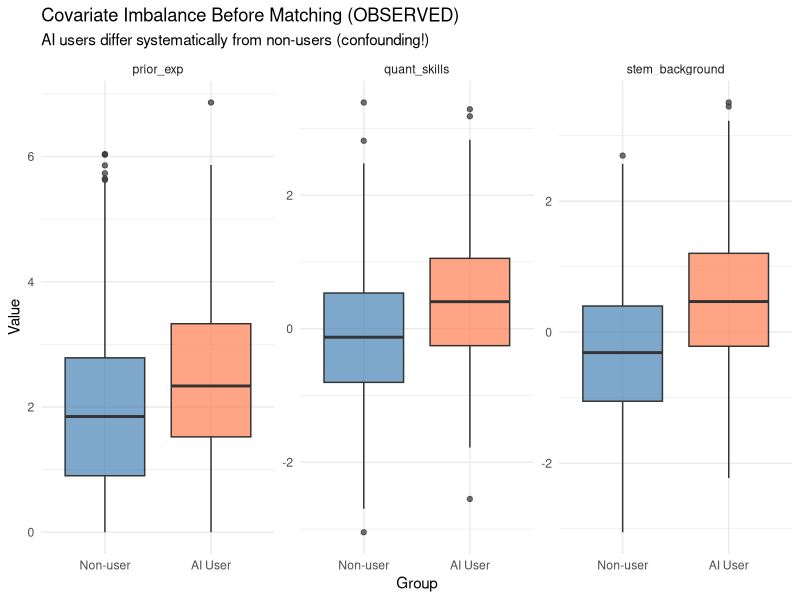
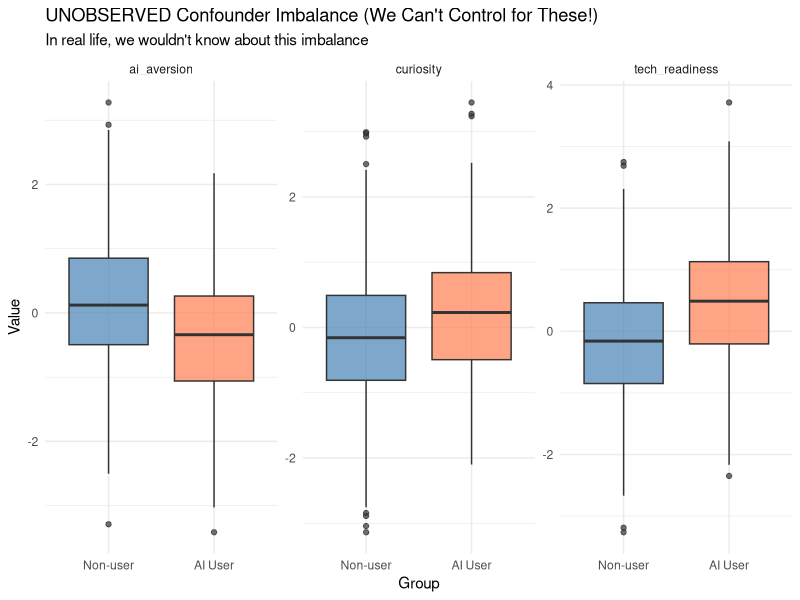
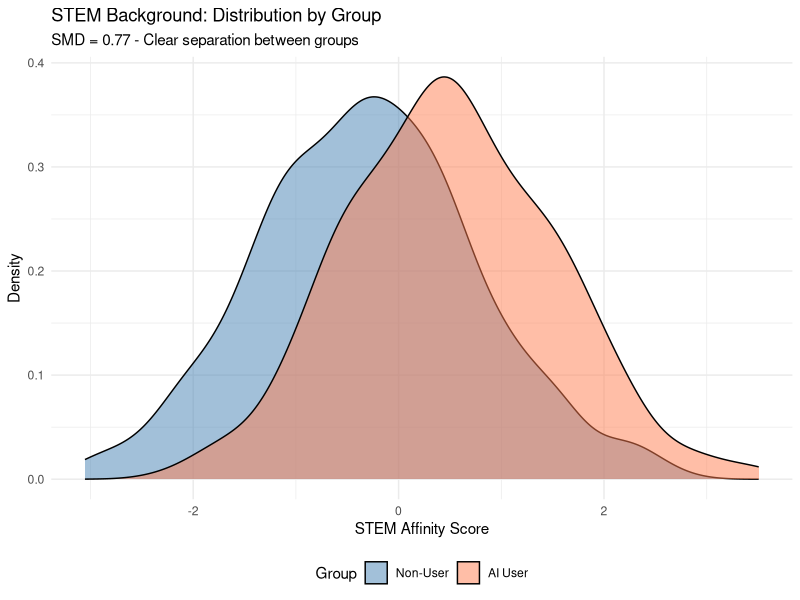
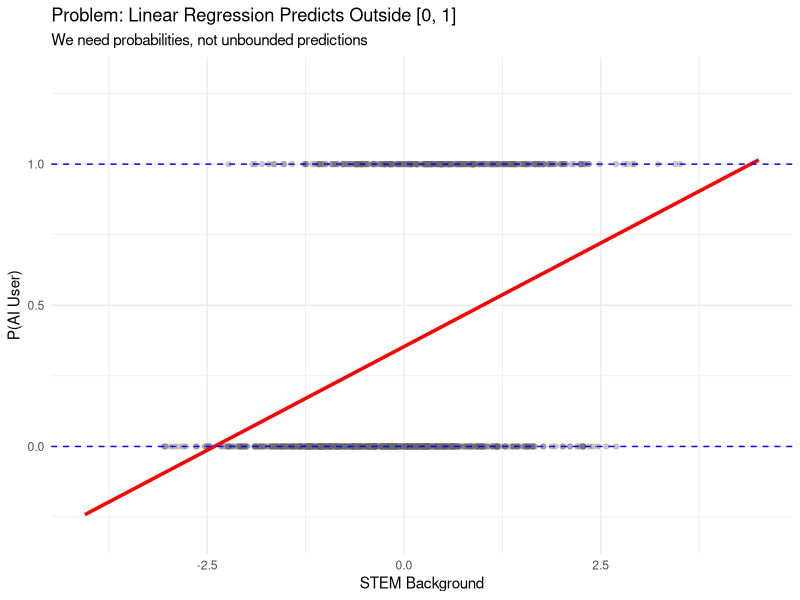
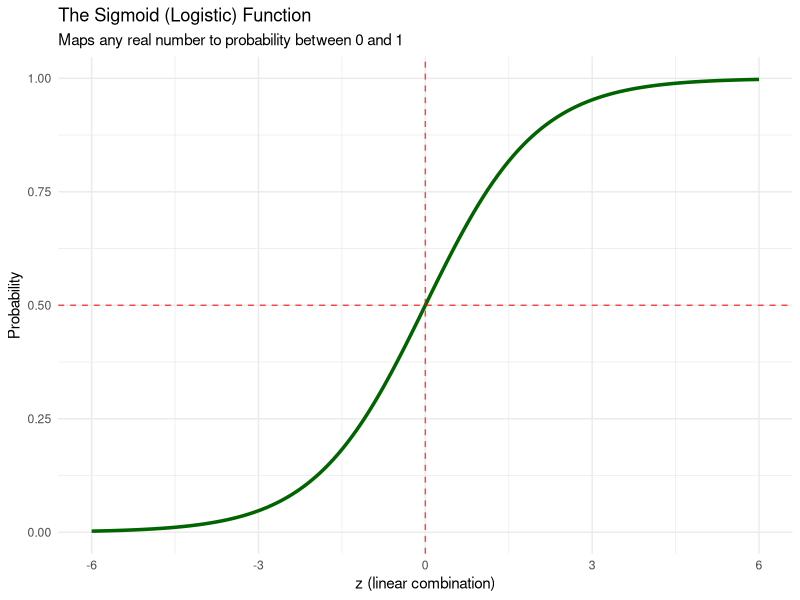
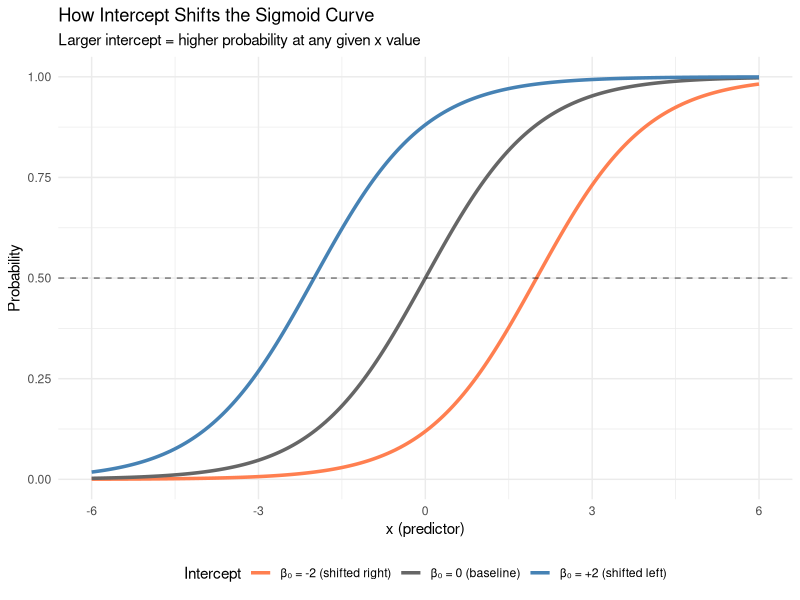
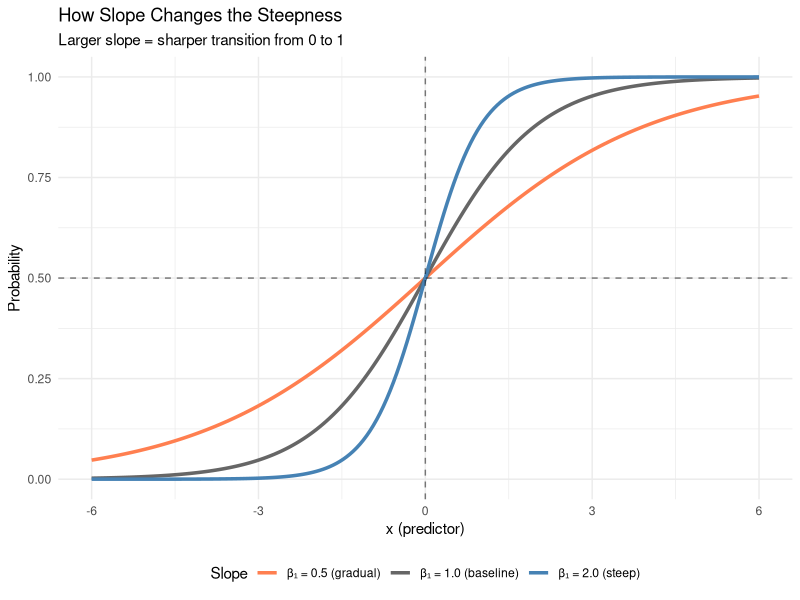
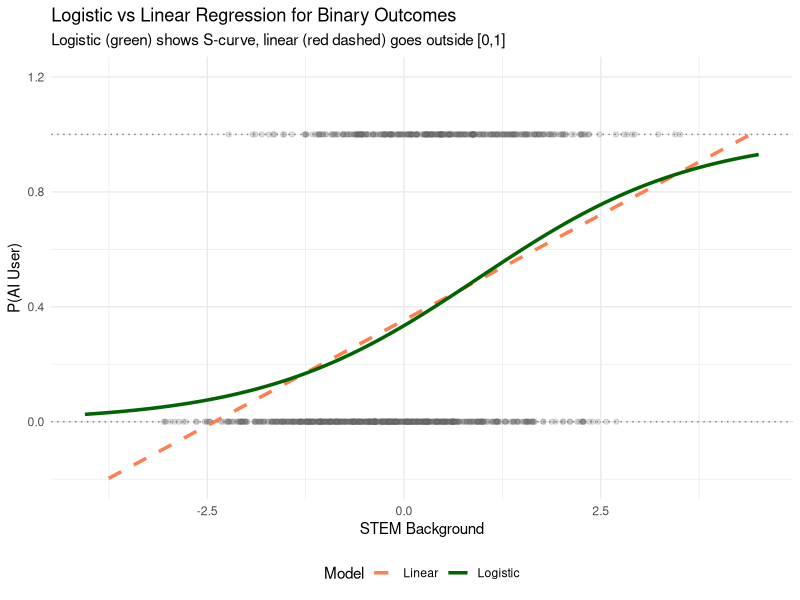

Here is the R script that generated these plots, in order:
## ---- chunk 1
knitr::opts_chunk$set(echo = TRUE, warning = FALSE, message = FALSE, fig.width = 8, fig.height = 5)
library(ggplot2)
library(knitr)
## ---- chunk 2
set.seed(123)
n <- 1000
trueEffect <- 2  # True causal effect: $2,000
## ---- chunk 3
# Prior work experience (0-8 years, most students have 1-3)
prior_exp <- pmax(0, rnorm(n, mean = 2, sd = 1.5))

# Quantitative skills (standardized, mean=0, sd=1)
quant_skills <- rnorm(n, mean = 0, sd = 1)

# STEM background - noisy measure
# True STEM affinity is latent; we only observe a noisy version
stem_true <- rnorm(n, mean = 0, sd = 1)
stem_background <- stem_true + rnorm(n, mean = 0, sd = 0.5)
## ---- chunk 4
# Intellectual curiosity (Need for Cognition scale, standardized)
curiosity <- rnorm(n, mean = 0, sd = 1)

# Technology readiness (Lam et al., 2008 - innovativeness + optimism)
tech_readiness <- rnorm(n, mean = 0, sd = 1)

# AI aversion (Schepman & Rodway, 2020 - negative attitudes toward AI)
# Higher = more skeptical/fearful of AI
ai_aversion <- rnorm(n, mean = 0, sd = 1)
## ---- chunk 5
treatLatent <- 0.3 * prior_exp +
               0.5 * quant_skills +
               0.8 * stem_background +
               0.4 * curiosity +
               0.7 * tech_readiness +
               (-0.6) * ai_aversion +  # NEGATIVE: averse students avoid AI
               rnorm(n, 0, 1)

# Use quantile threshold to get approximately 35% treated
threshold <- quantile(treatLatent, 0.65)
ai_user <- ifelse(treatLatent > threshold, 1, 0)
## ---- chunk 6
# Base salary around $45,000 for policy jobs
base_salary <- 45

salary <- base_salary +
          trueEffect * ai_user +              # TRUE CAUSAL EFFECT = $2,000
          1.0 * prior_exp +                   # Experience helps
          0.8 * prior_exp^2 +                 # NON-LINEAR: strong quadratic effect
          1.5 * quant_skills +                # Quant skills valued
          1.0 * stem_background +             # STEM background helps
          1.5 * quant_skills * stem_background + # STRONG INTERACTION effect
          1.2 * curiosity +                   # Curious people do better
          0.8 * tech_readiness +              # Tech-ready valued in 2026
          (-0.5) * ai_aversion +              # AI-averse seen as less adaptable
          rnorm(n, 0, 2)                      # Random noise
## ---- chunk 7
df <- data.frame(
  id = 1:n,
  ai_user = ai_user,
  prior_exp = prior_exp,
  quant_skills = quant_skills,
  stem_background = stem_background,
  curiosity = curiosity,
  tech_readiness = tech_readiness,
  ai_aversion = ai_aversion,
  salary = salary
)
## ---- chunk 8
# SMD calculation function
calcSMD <- function(x, treat) {
  meanT <- mean(x[treat == 1])
  meanC <- mean(x[treat == 0])
  sdT <- sd(x[treat == 1])
  sdC <- sd(x[treat == 0])
  pooledSD <- sqrt((sdT^2 + sdC^2) / 2)
  smd <- (meanT - meanC) / pooledSD
  return(smd)
}

# Calculate SMDs for observed confounders
smd1 <- calcSMD(prior_exp, ai_user)
smd2 <- calcSMD(quant_skills, ai_user)
smd3 <- calcSMD(stem_background, ai_user)
## ---- chunk 9
# Perform t-tests
ttest1 <- t.test(prior_exp[ai_user == 1], prior_exp[ai_user == 0])
ttest2 <- t.test(quant_skills[ai_user == 1], quant_skills[ai_user == 0])
ttest3 <- t.test(stem_background[ai_user == 1], stem_background[ai_user == 0])

balance_observed <- data.frame(
  Variable = c("prior_exp", "quant_skills", "stem_background"),
  Mean_AI_User = round(c(mean(prior_exp[ai_user == 1]),
                         mean(quant_skills[ai_user == 1]),
                         mean(stem_background[ai_user == 1])), 2),
  Mean_Non_User = round(c(mean(prior_exp[ai_user == 0]),
                          mean(quant_skills[ai_user == 0]),
                          mean(stem_background[ai_user == 0])), 2),
  SMD = round(c(smd1, smd2, smd3), 3),
  t_test_p = format(c(ttest1$p.value, ttest2$p.value, ttest3$p.value),
                    scientific = TRUE, digits = 2),
  Balance = ifelse(abs(c(smd1, smd2, smd3)) < 0.1, "Good",
                   ifelse(abs(c(smd1, smd2, smd3)) < 0.25, "OK", "Poor"))
)
kable(balance_observed, col.names = c("Variable", "Mean (AI User)", "Mean (Non-User)", "SMD", "t-test p", "Balance?"))
## ---- chunk 10
plotData <- data.frame(
  value = c(prior_exp, quant_skills, stem_background),
  variable = rep(c("prior_exp", "quant_skills", "stem_background"), each = n),
  group = factor(rep(ai_user, 3), labels = c("Non-user", "AI User"))
)

ggplot(plotData, aes(x = group, y = value, fill = group)) +
  geom_boxplot(alpha = 0.7) +
  facet_wrap(~ variable, scales = "free_y") +
  scale_fill_manual(values = c("Non-user" = "steelblue", "AI User" = "coral")) +
  labs(title = "Covariate Imbalance Before Matching (OBSERVED)",
       subtitle = "AI users differ systematically from non-users (confounding!)",
       x = "Group", y = "Value") +
  theme_minimal() +
  theme(legend.position = "none")
## ---- chunk 11
smd_cur <- calcSMD(curiosity, ai_user)
smd_tech <- calcSMD(tech_readiness, ai_user)
smd_aver <- calcSMD(ai_aversion, ai_user)
## ---- chunk 12
# Perform t-tests for unobserved confounders
ttest_cur <- t.test(curiosity[ai_user == 1], curiosity[ai_user == 0])
ttest_tech <- t.test(tech_readiness[ai_user == 1], tech_readiness[ai_user == 0])
ttest_aver <- t.test(ai_aversion[ai_user == 1], ai_aversion[ai_user == 0])

balance_unobserved <- data.frame(
  Variable = c("curiosity", "tech_readiness", "ai_aversion"),
  Mean_AI_User = round(c(mean(curiosity[ai_user == 1]),
                         mean(tech_readiness[ai_user == 1]),
                         mean(ai_aversion[ai_user == 1])), 2),
  Mean_Non_User = round(c(mean(curiosity[ai_user == 0]),
                          mean(tech_readiness[ai_user == 0]),
                          mean(ai_aversion[ai_user == 0])), 2),
  SMD = round(c(smd_cur, smd_tech, smd_aver), 3),
  t_test_p = format(c(ttest_cur$p.value, ttest_tech$p.value, ttest_aver$p.value),
                    scientific = TRUE, digits = 2),
  Balance = ifelse(abs(c(smd_cur, smd_tech, smd_aver)) < 0.1, "Good",
                   ifelse(abs(c(smd_cur, smd_tech, smd_aver)) < 0.25, "OK", "Poor"))
)
kable(balance_unobserved, col.names = c("Variable", "Mean (AI User)", "Mean (Non-User)", "SMD", "t-test p", "Balance?"))
## ---- chunk 13
plotDataUnobs <- data.frame(
  value = c(curiosity, tech_readiness, ai_aversion),
  variable = rep(c("curiosity", "tech_readiness", "ai_aversion"), each = n),
  group = factor(rep(ai_user, 3), labels = c("Non-user", "AI User"))
)

ggplot(plotDataUnobs, aes(x = group, y = value, fill = group)) +
  geom_boxplot(alpha = 0.7) +
  facet_wrap(~ variable, scales = "free_y") +
  scale_fill_manual(values = c("Non-user" = "steelblue", "AI User" = "coral")) +
  labs(title = "UNOBSERVED Confounder Imbalance (We Can't Control for These!)",
       subtitle = "In real life, we wouldn't know about this imbalance",
       x = "Group", y = "Value") +
  theme_minimal() +
  theme(legend.position = "none")
## ---- chunk 14
ggplot(df, aes(x = stem_background, fill = factor(ai_user, labels = c("Non-User", "AI User")))) +
  geom_density(alpha = 0.5) +
  scale_fill_manual(values = c("Non-User" = "steelblue", "AI User" = "coral")) +
  labs(title = "STEM Background: Distribution by Group",
       subtitle = paste0("SMD = ", round(smd3, 2), " - Clear separation between groups"),
       x = "STEM Affinity Score", y = "Density", fill = "Group") +
  theme_minimal() +
  theme(legend.position = "bottom")
## ---- chunk 15
linearModel <- lm(ai_user ~ stem_background, data = df)

predData <- data.frame(stem_background = seq(min(stem_background) - 1, max(stem_background) + 1, length.out = 200))
predData$linearPred <- predict(linearModel, newdata = predData)

ggplot() +
  geom_point(data = df, aes(x = stem_background, y = ai_user),
             alpha = 0.3, color = "gray40") +
  geom_line(data = predData, aes(x = stem_background, y = linearPred),
            color = "red", linewidth = 1.2) +
  geom_hline(yintercept = c(0, 1), linetype = "dashed", color = "blue") +
  labs(title = "Problem: Linear Regression Predicts Outside [0, 1]",
       subtitle = "We need probabilities, not unbounded predictions",
       x = "STEM Background", y = "P(AI User)") +
  theme_minimal() +
  ylim(-0.3, 1.3)
## ---- chunk 16
sigmoid <- function(z) {
  1 / (1 + exp(-z))
}
## ---- chunk 17
zValues <- seq(-6, 6, length.out = 200)
sigmoidData <- data.frame(z = zValues, probability = sigmoid(zValues))

ggplot(sigmoidData, aes(x = z, y = probability)) +
  geom_line(color = "darkgreen", linewidth = 1.2) +
  geom_hline(yintercept = 0.5, linetype = "dashed", color = "red", alpha = 0.7) +
  geom_vline(xintercept = 0, linetype = "dashed", color = "red", alpha = 0.7) +
  labs(title = "The Sigmoid (Logistic) Function",
       subtitle = "Maps any real number to probability between 0 and 1",
       x = "z (linear combination)", y = "Probability") +
  theme_minimal()
## ---- chunk 18
interceptData <- data.frame(
  z = rep(zValues, 3),
  probability = c(sigmoid(zValues - 2), sigmoid(zValues), sigmoid(zValues + 2)),
  intercept = factor(rep(c("β₀ = -2 (shifted right)", "β₀ = 0 (baseline)", "β₀ = +2 (shifted left)"), each = 200),
                     levels = c("β₀ = -2 (shifted right)", "β₀ = 0 (baseline)", "β₀ = +2 (shifted left)"))
)

ggplot(interceptData, aes(x = z, y = probability, color = intercept)) +
  geom_line(linewidth = 1.2) +
  geom_hline(yintercept = 0.5, linetype = "dashed", alpha = 0.5) +
  scale_color_manual(values = c("coral", "gray40", "steelblue")) +
  labs(title = "How Intercept Shifts the Sigmoid Curve",
       subtitle = "Larger intercept = higher probability at any given x value",
       x = "x (predictor)", y = "Probability",
       color = "Intercept") +
  theme_minimal() +
  theme(legend.position = "bottom")
## ---- chunk 19
slopeData <- data.frame(
  z = rep(zValues, 3),
  probability = c(sigmoid(0.5 * zValues), sigmoid(zValues), sigmoid(2 * zValues)),
  slope = factor(rep(c("β₁ = 0.5 (gradual)", "β₁ = 1.0 (baseline)", "β₁ = 2.0 (steep)"), each = 200),
                 levels = c("β₁ = 0.5 (gradual)", "β₁ = 1.0 (baseline)", "β₁ = 2.0 (steep)"))
)

ggplot(slopeData, aes(x = z, y = probability, color = slope)) +
  geom_line(linewidth = 1.2) +
  geom_hline(yintercept = 0.5, linetype = "dashed", alpha = 0.5) +
  geom_vline(xintercept = 0, linetype = "dashed", alpha = 0.5) +
  scale_color_manual(values = c("coral", "gray40", "steelblue")) +
  labs(title = "How Slope Changes the Steepness",
       subtitle = "Larger slope = sharper transition from 0 to 1",
       x = "x (predictor)", y = "Probability",
       color = "Slope") +
  theme_minimal() +
  theme(legend.position = "bottom")
## ---- chunk 20
logitModel <- glm(ai_user ~ stem_background, data = df, family = binomial)

predDataLogit <- data.frame(stem_background = seq(min(stem_background) - 1, max(stem_background) + 1, length.out = 200))
predDataLogit$logitPred <- predict(logitModel, newdata = predDataLogit, type = "response")
predDataLogit$linearPred <- predict(linearModel, newdata = predDataLogit)

ggplot() +
  geom_point(data = df, aes(x = stem_background, y = ai_user),
             alpha = 0.2, color = "gray40") +
  geom_line(data = predDataLogit, aes(x = stem_background, y = linearPred, color = "Linear"),
            linewidth = 1.2, linetype = "dashed") +
  geom_line(data = predDataLogit, aes(x = stem_background, y = logitPred, color = "Logistic"),
            linewidth = 1.2) +
  geom_hline(yintercept = c(0, 1), linetype = "dotted", color = "gray50") +
  scale_color_manual(values = c("Linear" = "coral", "Logistic" = "darkgreen"),
                     name = "Model") +
  labs(title = "Logistic vs Linear Regression for Binary Outcomes",
       subtitle = "Logistic (green) shows S-curve, linear (red dashed) goes outside [0,1]",
       x = "STEM Background", y = "P(AI User)") +
  theme_minimal() +
  theme(legend.position = "bottom") +
  ylim(-0.2, 1.2)
## ---- chunk 21
psModel <- glm(ai_user ~ prior_exp + quant_skills + stem_background,
               data = df, family = binomial)

summary(psModel)
## ---- chunk 22
beta0 <- coef(psModel)["(Intercept)"]
beta1 <- coef(psModel)["prior_exp"]
beta2 <- coef(psModel)["quant_skills"]
beta3 <- coef(psModel)["stem_background"]
## ---- chunk 23
coef_table <- data.frame(
  Coefficient = c("B0 (Intercept)", "B1 (prior_exp)", "B2 (quant_skills)", "B3 (stem_background)"),
  Value = round(c(beta0, beta1, beta2, beta3), 4)
)
kable(coef_table)
## ---- chunk 24
pscore <- numeric(n)

for (i in 1:n) {
  z <- beta0 + beta1 * df$prior_exp[i] + beta2 * df$quant_skills[i] + beta3 * df$stem_background[i]
  pscore[i] <- sigmoid(z)

  # Print first 3 for demonstration
  if (i <= 3) {
    cat("Student", i, ":\n")
    cat("  prior_exp =", round(df$prior_exp[i], 2),
        ", quant_skills =", round(df$quant_skills[i], 2),
        ", stem_background =", round(df$stem_background[i], 2), "\n")
    cat("  z =", round(z, 3), "\n")
    cat("  P(AI user) = sigmoid(", round(z, 3), ") =", round(pscore[i], 4), "\n\n")
  }
}

df$pscore <- pscore
## ---- chunk 25
builtinPscore <- predict(psModel, type = "response")
maxDiff <- max(abs(pscore - builtinPscore))
## ---- chunk 26
df$group <- factor(df$ai_user, labels = c("Non-User", "AI User"))

ggplot(df, aes(x = pscore, fill = group)) +
  geom_density(alpha = 0.5) +
  scale_fill_manual(values = c("Non-User" = "steelblue", "AI User" = "coral")) +
  labs(title = "Propensity Score Distributions",
       subtitle = "Overlap region is where matching is possible (common support)",
       x = "Propensity Score (Probability of AI Use)", y = "Density",
       fill = "Group") +
  theme_minimal() +
  theme(legend.position = "bottom")
## ---- chunk 27
df$matched <- 0
df$matchGroup <- NA

treatedIdx <- which(df$ai_user == 1)
controlIdx <- which(df$ai_user == 0)

nTreated <- length(treatedIdx)
nControl <- length(controlIdx)

# Caliper = 0.2 * SD of propensity scores
caliper <- 0.2 * sd(df$pscore)
## ---- chunk 28
pairID <- 0
droppedDueToCaliper <- 0

for (i in 1:nTreated) {
  tIdx <- treatedIdx[i]
  tPscore <- df$pscore[tIdx]

  # Find unmatched controls
  availableControls <- which(df$ai_user == 0 & df$matched == 0)

  if (length(availableControls) == 0) {
    droppedDueToCaliper <- droppedDueToCaliper + 1
    next
  }

  # Find nearest neighbor
  bestControlIdx <- NA
  bestDistance <- Inf

  for (cIdx in availableControls) {
    distance <- abs(tPscore - df$pscore[cIdx])
    if (distance < bestDistance) {
      bestDistance <- distance
      bestControlIdx <- cIdx
    }
  }

  # Check caliper
  if (bestDistance > caliper) {
    droppedDueToCaliper <- droppedDueToCaliper + 1
    next
  }

  # Create match
  pairID <- pairID + 1
  df$matched[tIdx] <- 1
  df$matched[bestControlIdx] <- 1
  df$matchGroup[tIdx] <- pairID
  df$matchGroup[bestControlIdx] <- pairID
}
## ---- chunk 29
dfMatched <- df[df$matched == 1, ]

nMatchedTreated <- sum(dfMatched$ai_user == 1)
nMatchedControl <- sum(dfMatched$ai_user == 0)
nDroppedTreated <- sum(df$ai_user == 1) - nMatchedTreated
## ---- chunk 30
matching_summary <- data.frame(
  Group = c("Total", "AI Users", "Non-Users"),
  Before = c(n, sum(df$ai_user == 1), sum(df$ai_user == 0)),
  After = c(nrow(dfMatched), nMatchedTreated, nMatchedControl)
)
kable(matching_summary)
## ---- chunk 31
sampleSizeData <- data.frame(
  dataset = factor(rep(c("Full Data", "Matched Data"), each = 2),
                   levels = c("Full Data", "Matched Data")),
  group = rep(c("AI Users", "Non-Users"), 2),
  count = c(sum(df$ai_user == 1), sum(df$ai_user == 0),
            nMatchedTreated, nMatchedControl)
)

ggplot(sampleSizeData, aes(x = dataset, y = count, fill = group)) +
  geom_bar(stat = "identity", position = "dodge", alpha = 0.8) +
  geom_text(aes(label = count), position = position_dodge(width = 0.9),
            vjust = -0.5, size = 4) +
  scale_fill_manual(values = c("AI Users" = "coral", "Non-Users" = "steelblue")) +
  labs(title = "Sample Size: Full Data vs Matched Data",
       subtitle = paste0("Matching reduces sample from ", n, " to ", nrow(dfMatched),
                        " (", round(100 * nrow(dfMatched)/n), "% retained)"),
       x = "", y = "Number of Students", fill = "Group") +
  theme_minimal() +
  theme(legend.position = "bottom") +
  ylim(0, max(sampleSizeData$count) * 1.15)
## ---- chunk 32
# Before
smd1_before <- calcSMD(df$prior_exp, df$ai_user)
smd2_before <- calcSMD(df$quant_skills, df$ai_user)
smd3_before <- calcSMD(df$stem_background, df$ai_user)

# After
smd1_after <- calcSMD(dfMatched$prior_exp, dfMatched$ai_user)
smd2_after <- calcSMD(dfMatched$quant_skills, dfMatched$ai_user)
smd3_after <- calcSMD(dfMatched$stem_background, dfMatched$ai_user)
## ---- chunk 33
# T-tests BEFORE matching
ttest1_before <- t.test(df$prior_exp[df$ai_user == 1], df$prior_exp[df$ai_user == 0])
ttest2_before <- t.test(df$quant_skills[df$ai_user == 1], df$quant_skills[df$ai_user == 0])
ttest3_before <- t.test(df$stem_background[df$ai_user == 1], df$stem_background[df$ai_user == 0])

# T-tests AFTER matching
ttest1_after <- t.test(dfMatched$prior_exp[dfMatched$ai_user == 1], dfMatched$prior_exp[dfMatched$ai_user == 0])
ttest2_after <- t.test(dfMatched$quant_skills[dfMatched$ai_user == 1], dfMatched$quant_skills[dfMatched$ai_user == 0])
ttest3_after <- t.test(dfMatched$stem_background[dfMatched$ai_user == 1], dfMatched$stem_background[dfMatched$ai_user == 0])

smd_comparison_observed <- data.frame(
  Variable = c("prior_exp", "quant_skills", "stem_background"),
  SMD_Before = round(c(smd1_before, smd2_before, smd3_before), 3),
  p_Before = format(c(ttest1_before$p.value, ttest2_before$p.value, ttest3_before$p.value),
                    scientific = TRUE, digits = 2),
  SMD_After = round(c(smd1_after, smd2_after, smd3_after), 3),
  p_After = format(c(ttest1_after$p.value, ttest2_after$p.value, ttest3_after$p.value),
                   scientific = TRUE, digits = 2),
  Balanced = ifelse(abs(c(smd1_after, smd2_after, smd3_after)) < 0.1, "Yes", "No")
)
kable(smd_comparison_observed, col.names = c("Variable", "SMD Before", "p Before", "SMD After", "p After", "Balanced?"))
## ---- chunk 34
smd_cur_before <- calcSMD(df$curiosity, df$ai_user)
smd_tech_before <- calcSMD(df$tech_readiness, df$ai_user)
smd_aver_before <- calcSMD(df$ai_aversion, df$ai_user)

smd_cur_after <- calcSMD(dfMatched$curiosity, dfMatched$ai_user)
smd_tech_after <- calcSMD(dfMatched$tech_readiness, dfMatched$ai_user)
smd_aver_after <- calcSMD(dfMatched$ai_aversion, dfMatched$ai_user)
## ---- chunk 35
# T-tests BEFORE matching (unobserved)
ttest_cur_before <- t.test(df$curiosity[df$ai_user == 1], df$curiosity[df$ai_user == 0])
ttest_tech_before <- t.test(df$tech_readiness[df$ai_user == 1], df$tech_readiness[df$ai_user == 0])
ttest_aver_before <- t.test(df$ai_aversion[df$ai_user == 1], df$ai_aversion[df$ai_user == 0])

# T-tests AFTER matching (unobserved)
ttest_cur_after <- t.test(dfMatched$curiosity[dfMatched$ai_user == 1], dfMatched$curiosity[dfMatched$ai_user == 0])
ttest_tech_after <- t.test(dfMatched$tech_readiness[dfMatched$ai_user == 1], dfMatched$tech_readiness[dfMatched$ai_user == 0])
ttest_aver_after <- t.test(dfMatched$ai_aversion[dfMatched$ai_user == 1], dfMatched$ai_aversion[dfMatched$ai_user == 0])

smd_comparison_unobserved <- data.frame(
  Variable = c("curiosity", "tech_readiness", "ai_aversion"),
  SMD_Before = round(c(smd_cur_before, smd_tech_before, smd_aver_before), 3),
  p_Before = format(c(ttest_cur_before$p.value, ttest_tech_before$p.value, ttest_aver_before$p.value),
                    scientific = TRUE, digits = 2),
  SMD_After = round(c(smd_cur_after, smd_tech_after, smd_aver_after), 3),
  p_After = format(c(ttest_cur_after$p.value, ttest_tech_after$p.value, ttest_aver_after$p.value),
                   scientific = TRUE, digits = 2),
  Balanced = ifelse(abs(c(smd_cur_after, smd_tech_after, smd_aver_after)) < 0.1, "Yes", "No")
)
kable(smd_comparison_unobserved, col.names = c("Variable", "SMD Before", "p Before", "SMD After", "p After", "Balanced?"))
## ---- chunk 36
lovePlotData <- data.frame(
  variable = rep(c("prior_exp", "quant_skills", "stem_background",
                   "curiosity*", "tech_readiness*", "ai_aversion*"), 2),
  SMD = c(smd1_before, smd2_before, smd3_before, smd_cur_before, smd_tech_before, smd_aver_before,
          smd1_after, smd2_after, smd3_after, smd_cur_after, smd_tech_after, smd_aver_after),
  period = factor(rep(c("Before", "After"), each = 6), levels = c("Before", "After")),
  type = rep(c(rep("Observed", 3), rep("Unobserved", 3)), 2)
)

ggplot(lovePlotData, aes(x = abs(SMD), y = variable, color = period, shape = type)) +
  geom_point(size = 4) +
  geom_vline(xintercept = 0.1, linetype = "dashed", color = "green4") +
  geom_vline(xintercept = 0.25, linetype = "dashed", color = "orange") +
  scale_color_manual(values = c("Before" = "coral", "After" = "steelblue")) +
  labs(title = "Love Plot: Balance Before vs After Matching",
       subtitle = "* = Unobserved (cannot be matched on). Matching helps observed, not unobserved.",
       x = "|SMD|", y = "") +
  theme_minimal()
## ---- chunk 37
# STEM background - before
ggplot(df, aes(x = stem_background, fill = factor(ai_user, labels = c("Non-User", "AI User")))) +
  geom_density(alpha = 0.5) +
  scale_fill_manual(values = c("Non-User" = "steelblue", "AI User" = "coral")) +
  labs(title = "STEM Background: BEFORE Matching",
       subtitle = paste0("SMD = ", round(smd3_before, 2), " (poor balance)"),
       x = "STEM Affinity Score", y = "Density", fill = "Group") +
  theme_minimal() +
  theme(legend.position = "bottom")

# STEM background - after
ggplot(dfMatched, aes(x = stem_background, fill = factor(ai_user, labels = c("Non-User", "AI User")))) +
  geom_density(alpha = 0.5) +
  scale_fill_manual(values = c("Non-User" = "steelblue", "AI User" = "coral")) +
  labs(title = "STEM Background: AFTER Matching",
       subtitle = paste0("SMD = ", round(smd3_after, 2), " (good balance!)"),
       x = "STEM Affinity Score", y = "Density", fill = "Group") +
  theme_minimal() +
  theme(legend.position = "bottom")
## ---- chunk 38
naiveModel <- lm(salary ~ ai_user, data = df)
naiveEst <- coef(naiveModel)["ai_user"]
## ---- chunk 39
regLinearModel <- lm(salary ~ ai_user + prior_exp + quant_skills + stem_background, data = df)
regLinearEst <- coef(regLinearModel)["ai_user"]
## ---- chunk 40
matchedModel <- lm(salary ~ ai_user, data = dfMatched)
matchedEst <- coef(matchedModel)["ai_user"]
## ---- chunk 41
matchedCovModel <- lm(salary ~ ai_user + prior_exp + quant_skills + stem_background, data = dfMatched)
matchedCovEst <- coef(matchedCovModel)["ai_user"]
## ---- chunk 42
naiveBias <- naiveEst - 2
regLinBias <- regLinearEst - 2
matchBias <- matchedEst - 2
matchCovBias <- matchedCovEst - 2

regLinReduc <- (1 - abs(regLinBias) / abs(naiveBias)) * 100
matchReduc <- (1 - abs(matchBias) / abs(naiveBias)) * 100
matchCovReduc <- (1 - abs(matchCovBias) / abs(naiveBias)) * 100
## ---- chunk 43
methods_comparison <- data.frame(
  Method = c("True Effect", "1. Naive (no cov)", "2. Full + Cov",
             "3. Matching only", "4. Matching + Cov"),
  Estimate = paste0("$", format(round(c(2, naiveEst, regLinearEst, matchedEst, matchedCovEst) * 1000), big.mark = ",")),
  Bias = paste0("$", format(round(c(0, naiveBias, regLinBias, matchBias, matchCovBias) * 1000), big.mark = ",")),
  Bias_Reduction = c("-", "-", paste0(round(regLinReduc, 1), "%"),
                     paste0(round(matchReduc, 1), "%"), paste0(round(matchCovReduc, 1), "%"))
)
kable(methods_comparison, col.names = c("Method", "Estimate", "Bias", "Bias Reduction"))
## ---- chunk 44
resultsData <- data.frame(
  method = factor(c("True Effect", "Naive (no cov)", "Full + Cov", "Matched", "Matched + Cov"),
                  levels = c("True Effect", "Naive (no cov)", "Full + Cov", "Matched", "Matched + Cov")),
  estimate = c(2, naiveEst, regLinearEst, matchedEst, matchedCovEst)
)

ggplot(resultsData, aes(x = method, y = estimate, fill = method)) +
  geom_bar(stat = "identity", alpha = 0.7) +
  geom_hline(yintercept = 2, linetype = "dashed", color = "red", linewidth = 1) +
  scale_fill_manual(values = c("True Effect" = "green4", "Naive (no cov)" = "gray50",
                                "Full + Cov" = "orange", "Matched" = "steelblue",
                                "Matched + Cov" = "purple")) +
  labs(title = "Treatment Effect Estimates by Method",
       subtitle = "Red dashed line = true effect ($2,000). Combining methods works best!",
       x = "", y = "Estimated Effect ($1,000s)") +
  theme_minimal() +
  theme(legend.position = "none", axis.text.x = element_text(angle = 15, hjust = 1))
## ---- chunk 45
# Extract CIs
naive_ci <- confint(naiveModel, "ai_user", level = 0.95)
regLin_ci <- confint(regLinearModel, "ai_user", level = 0.95)
matched_ci <- confint(matchedModel, "ai_user", level = 0.95)
matchedCov_ci <- confint(matchedCovModel, "ai_user", level = 0.95)

# Extract p-values
naive_pval <- summary(naiveModel)$coefficients["ai_user", "Pr(>|t|)"]
regLin_pval <- summary(regLinearModel)$coefficients["ai_user", "Pr(>|t|)"]
matched_pval <- summary(matchedModel)$coefficients["ai_user", "Pr(>|t|)"]
matchedCov_pval <- summary(matchedCovModel)$coefficients["ai_user", "Pr(>|t|)"]
## ---- chunk 46
stat_sig_table <- data.frame(
  Method = c("1. Naive", "2. Full + Cov", "3. Matched", "4. Matched + Cov"),
  Estimate = round(c(naiveEst, regLinearEst, matchedEst, matchedCovEst), 2),
  p_value = format(c(naive_pval, regLin_pval, matched_pval, matchedCov_pval),
                   scientific = TRUE, digits = 2),
  CI_95 = paste0("[", round(c(naive_ci[1], regLin_ci[1], matched_ci[1], matchedCov_ci[1]), 2),
                 ", ", round(c(naive_ci[2], regLin_ci[2], matched_ci[2], matchedCov_ci[2]), 2), "]"),
  True_in_CI = ifelse(c(naive_ci[1] <= 2 & naive_ci[2] >= 2,
                        regLin_ci[1] <= 2 & regLin_ci[2] >= 2,
                        matched_ci[1] <= 2 & matched_ci[2] >= 2,
                        matchedCov_ci[1] <= 2 & matchedCov_ci[2] >= 2), "Yes", "NO")
)
kable(stat_sig_table, col.names = c("Method", "Estimate", "p-value", "95% CI", "True in CI?"))
## ---- chunk 47
ciData <- data.frame(
  method = factor(c("Naive (no cov)", "Full + Cov", "Matched", "Matched + Cov"),
                  levels = c("Naive (no cov)", "Full + Cov", "Matched", "Matched + Cov")),
  estimate = c(naiveEst, regLinearEst, matchedEst, matchedCovEst),
  ci_low = c(naive_ci[1], regLin_ci[1], matched_ci[1], matchedCov_ci[1]),
  ci_high = c(naive_ci[2], regLin_ci[2], matched_ci[2], matchedCov_ci[2])
)

ggplot(ciData, aes(x = method, y = estimate, color = method)) +
  geom_point(size = 4) +
  geom_errorbar(aes(ymin = ci_low, ymax = ci_high), width = 0.2, linewidth = 1) +
  geom_hline(yintercept = 2, linetype = "dashed", color = "red", linewidth = 1) +
  geom_hline(yintercept = 0, linetype = "dotted", color = "gray50") +
  scale_color_manual(values = c("Naive (no cov)" = "gray50", "Full + Cov" = "orange",
                                 "Matched" = "steelblue", "Matched + Cov" = "purple")) +
  labs(title = "Treatment Effect Estimates with 95% Confidence Intervals",
       subtitle = "Red dashed line = true effect ($2,000). Does it fall within CI?",
       x = "", y = "Estimated Effect ($1,000s)") +
  theme_minimal() +
  theme(legend.position = "none", axis.text.x = element_text(angle = 15, hjust = 1))
